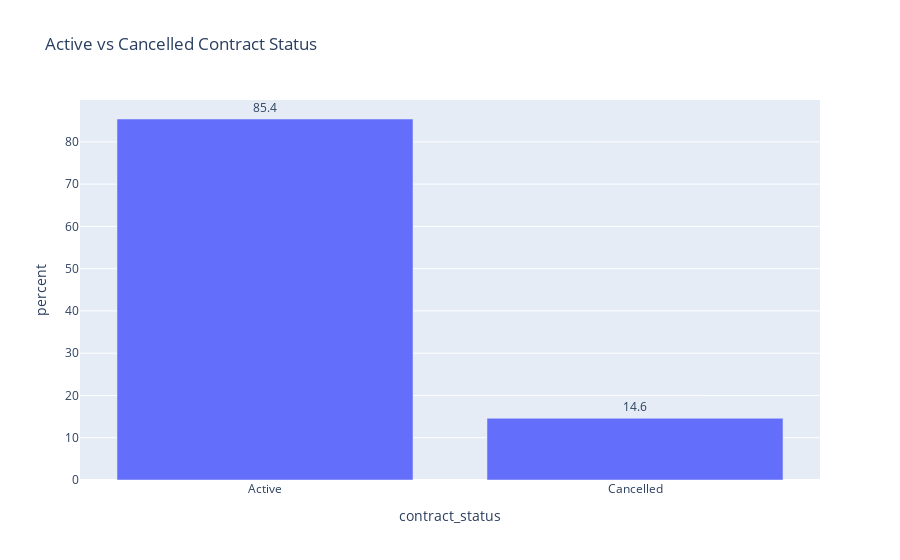

Notebook code for this chart:
### Code cell
#Churn rate

#Create dataframe
cancel_rate = (
    df.groupby("contract_status")["student_id"]
    .count()
    .reset_index()
)

cancel_rate["percent"] = 100 * cancel_rate["student_id"] / cancel_rate["student_id"].sum()
print("\n--- Contract Status ---")
print(cancel_rate)

#Plot
fig = px.bar(
    cancel_rate,
    x="contract_status",
    y="percent",
    title="Active vs Cancelled Contract Status",
    text=cancel_rate["percent"].round(2)
)
fig.update_traces(textposition="outside")
fig.show()

### Figure 1 — Plotly figure (JSON) as saved in the notebook; plotly's stock layout.template omitted (floating-point values rounded to 4 significant figures)
{"data": [{"alignmentgroup": "True", "hovertemplate": "contract_status=%{x}<br>percent=%{y}<br>text=%{text}<extra></extra>", "legendgroup": "", "marker": {"color": "#636efa", "pattern": {"shape": ""}}, "name": "", "offsetgroup": "", "orientation": "v", "showlegend": false, "text": [85.4, 14.6], "textposition": "outside", "type": "bar", "x": ["Active", "Cancelled"], "xaxis": "x", "y": [85.4, 14.6], "yaxis": "y"}], "layout": {"barmode": "relative", "legend": {"tracegroupgap": 0}, "title": {"text": "Active vs Cancelled Contract Status"}, "xaxis": {"anchor": "y", "domain": [0, 1], "title": {"text": "contract_status"}}, "yaxis": {"anchor": "x", "domain": [0, 1], "title": {"text": "percent"}}}}
